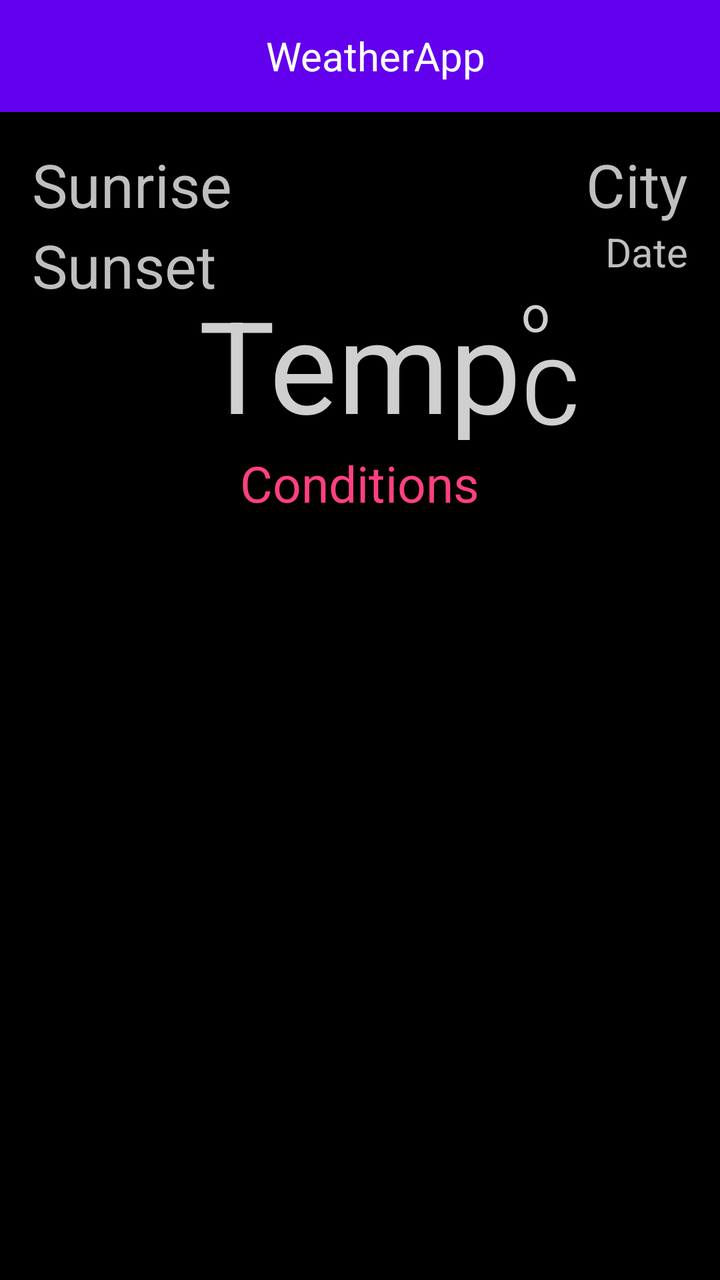
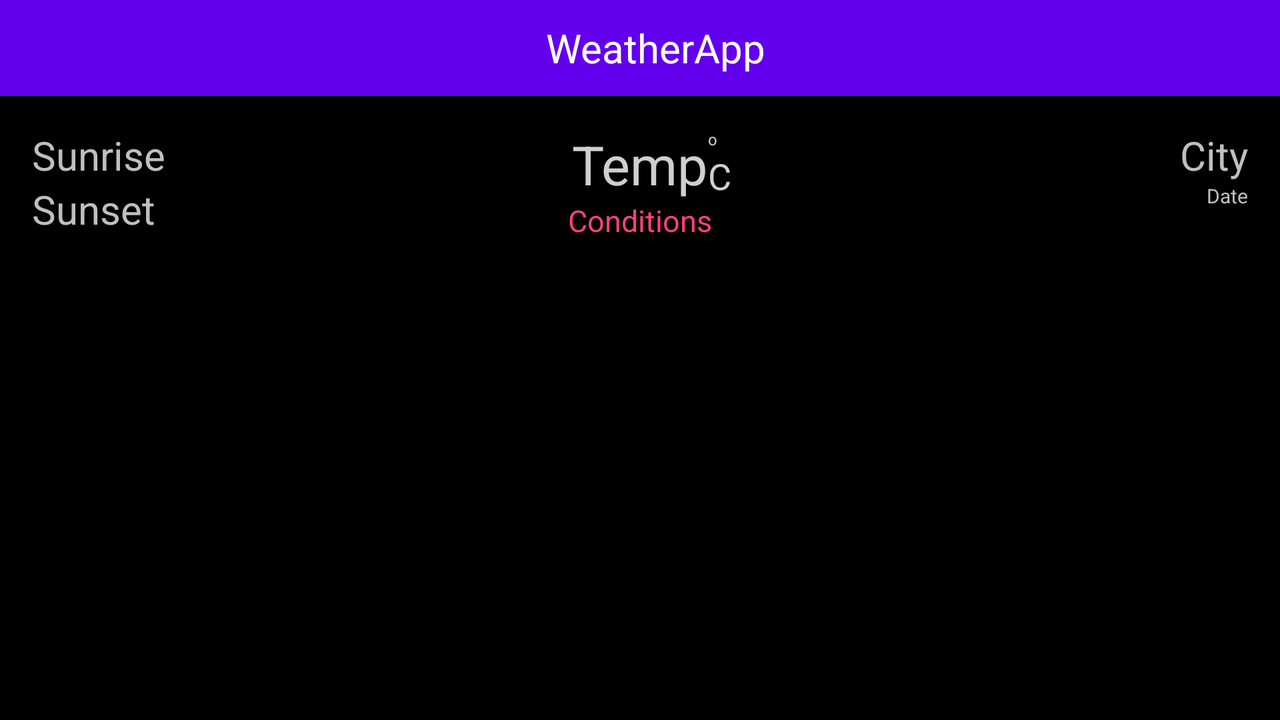

Two renders of one Android screen. The first uses the default layout on a phone; the second uses the alternative layout the repository ships for a different screen configuration, on a matching device. The two XML files are below.
<!-- AndroidManifest.xml: application theme AppTheme -->
<!-- res/layout/retrofit_activity.xml -->
<?xml version="1.0" encoding="utf-8"?>
<LinearLayout android:layout_width="match_parent"
    android:layout_height="match_parent"
    xmlns:android="http://schemas.android.com/apk/res/android"
    xmlns:app="http://schemas.android.com/apk/res-auto"
    android:orientation="vertical">
    <android.support.design.widget.AppBarLayout
        android:layout_width="match_parent"
        android:layout_height="wrap_content"
        android:backgroundTint="@color/colorPrimary"
        android:theme="@style/AppTheme.AppBarOverlay">

        <android.support.v7.widget.Toolbar
            android:id="@+id/toolbar_main"
            android:layout_width="match_parent"
            android:layout_height="?attr/actionBarSize"
            app:popupTheme="@style/ThemeOverlay.AppCompat.Light"
            app:theme="@style/ThemeOverlay.AppCompat.Dark.ActionBar">

            <LinearLayout
                android:layout_width="match_parent"
                android:layout_height="match_parent"
                android:weightSum="5"
                android:orientation="horizontal">
                <TextView
                    android:layout_width="0dp"
                    android:layout_height="wrap_content"
                    android:layout_weight="1"
                    android:layout_gravity="center"/>

                <TextView
                    android:id="@+id/tv_category"
                    android:layout_width="0dp"
                    android:layout_height="match_parent"
                    android:layout_weight="3"
                    android:text="@string/app_name"
                    android:gravity="center"
                    android:textSize="20sp"
                    android:textColor="#ffffff"/>

            </LinearLayout>

        </android.support.v7.widget.Toolbar>
    </android.support.design.widget.AppBarLayout>
    <RelativeLayout
        android:layout_width="match_parent"
        android:layout_height="match_parent"
        android:paddingBottom="@dimen/activity_vertical_margin"
        android:paddingLeft="@dimen/activity_horizontal_margin"
        android:paddingRight="@dimen/activity_horizontal_margin"
        android:paddingTop="@dimen/activity_vertical_margin"
        android:background="#000000">

        <TextView
            android:id="@+id/tvSunrise"
            android:layout_width="wrap_content"
            android:layout_height="wrap_content"
            android:text="Sunrise"
            android:textColor="#bfbfbf"
            android:textSize="30sp"
            android:layout_alignParentTop="true"
            android:layout_alignParentStart="true"
            android:layout_alignParentLeft="true"/>
        <TextView
            android:id="@+id/tvSunset"
            android:layout_width="wrap_content"
            android:layout_height="wrap_content"
            android:text="Sunset"
            android:textColor="#bfbfbf"
            android:textSize="30sp"
            android:layout_below="@+id/tvSunrise"/>

        <TextView
            android:id="@+id/tvCity"
            android:layout_width="wrap_content"
            android:layout_height="wrap_content"
            android:text="City"
            android:textColor="#bfbfbf"
            android:textSize="30sp"
            android:layout_alignParentTop="true"
            android:layout_alignParentRight="true"
            android:layout_alignParentEnd="true" />

        <TextView
            android:id="@+id/tvDate"
            android:layout_width="wrap_content"
            android:layout_height="wrap_content"
            android:text="Date"
            android:textColor="#bfbfbf"
            android:textSize="20sp"
            android:layout_below="@+id/tvCity"
            android:layout_alignRight="@+id/tvCity"
            android:layout_alignEnd="@+id/tvCity" />

        <ImageView
            android:id="@+id/weatherIconImageView"
            android:layout_width="wrap_content"
            android:layout_height="wrap_content"
            android:layout_below="@+id/tvDate"
            android:layout_centerHorizontal="true"
            android:contentDescription="@string/weatherimg"/>

        <TextView
            android:id="@+id/tvTemperature"
            android:layout_width="wrap_content"
            android:layout_height="wrap_content"
            android:textAppearance="?android:attr/textAppearanceLarge"
            android:text="Temp"
            android:layout_below="@id/weatherIconImageView"
            android:layout_centerHorizontal="true"
            android:textColor="#cfcfcf"
            android:textSize="64sp" />

        <TextView
            android:id="@+id/tvConditions"
            android:layout_width="wrap_content"
            android:layout_height="wrap_content"
            android:text="Conditions"
            android:layout_below="@+id/tvTemperature"
            android:layout_centerHorizontal="true"
            android:textSize="25sp"
            android:textColor="#FF4081" />

        <TextView
            android:id="@+id/tvUnits"
            android:layout_width="wrap_content"
            android:layout_height="wrap_content"
            android:textAppearance="?android:attr/textAppearanceMedium"
            android:text="C"
            android:textColor="#cfcfcf"
            android:textSize="45sp"
            android:layout_alignBottom="@+id/tvTemperature"
            android:layout_toRightOf="@+id/tvTemperature"
            android:layout_toEndOf="@+id/tvTemperature" />

        <TextView
            android:id="@+id/tvDegree"
            android:layout_width="wrap_content"
            android:layout_height="wrap_content"
            android:text="o"
            android:layout_alignTop="@+id/tvTemperature"
            android:layout_alignLeft="@+id/tvUnits"
            android:layout_alignStart="@+id/tvUnits"
            android:textColor="#cfcfcf"
            android:textSize="25sp" />

        <GridView
            android:id="@+id/retrofit_grid"
            android:layout_width="match_parent"
            android:layout_height="wrap_content"
            android:layout_marginTop="@dimen/activity_vertical_margin"
            android:layout_below="@+id/tvConditions">
        </GridView>
    </RelativeLayout>

</LinearLayout>
<!-- resources referenced by this layout -->
<resources>
  <dimen name="activity_horizontal_margin">16dp</dimen>
  <dimen name="activity_vertical_margin">16dp</dimen>
  <string name="app_name">WeatherApp</string>
  <string name="weatherimg">weatherImg</string>
  <style name="AppTheme.AppBarOverlay" parent="ThemeOverlay.AppCompat.Dark.ActionBar" />
  <style name="AppTheme" parent="Theme.AppCompat.Light.NoActionBar">
          
          <item name="colorPrimary">@color/colorPrimary</item>
          <item name="colorPrimaryDark">@color/colorPrimaryDark</item>
          <item name="colorAccent">@color/colorAccent</item>
      </style>
</resources>
<!-- res/layout-land/retrofit_activity.xml (the repository's variant of the layout above) -->
<!-- drawn on the phone turned sideways -->
<?xml version="1.0" encoding="utf-8"?>
<LinearLayout android:layout_width="match_parent"
    android:layout_height="match_parent"
    xmlns:android="http://schemas.android.com/apk/res/android"
    xmlns:app="http://schemas.android.com/apk/res-auto"
    android:orientation="vertical">

    <android.support.design.widget.AppBarLayout
        android:layout_width="match_parent"
        android:layout_height="wrap_content"
        android:backgroundTint="@color/colorPrimary"
        android:theme="@style/AppTheme.AppBarOverlay">

        <android.support.v7.widget.Toolbar
            android:id="@+id/toolbar_main"
            android:layout_width="match_parent"
            android:layout_height="?attr/actionBarSize"
            app:popupTheme="@style/ThemeOverlay.AppCompat.Light"
            app:theme="@style/ThemeOverlay.AppCompat.Dark.ActionBar">

            <LinearLayout
                android:layout_width="match_parent"
                android:layout_height="match_parent"
                android:weightSum="5"
                android:orientation="horizontal">
                <TextView
                    android:layout_width="0dp"
                    android:layout_height="wrap_content"
                    android:layout_weight="1"
                    android:layout_gravity="center"/>

                <TextView
                    android:id="@+id/tv_category"
                    android:layout_width="0dp"
                    android:layout_height="match_parent"
                    android:layout_weight="3"
                    android:text="@string/app_name"
                    android:gravity="center"
                    android:textSize="20sp"
                    android:textColor="#ffffff"/>

            </LinearLayout>

        </android.support.v7.widget.Toolbar>
    </android.support.design.widget.AppBarLayout>

    <RelativeLayout xmlns:android="http://schemas.android.com/apk/res/android"
        android:layout_width="match_parent"
        android:layout_height="match_parent"
        android:paddingBottom="@dimen/activity_vertical_margin"
        android:paddingLeft="@dimen/activity_horizontal_margin"
        android:paddingRight="@dimen/activity_horizontal_margin"
        android:paddingTop="@dimen/activity_vertical_margin"
        android:background="#000000">

        <TextView
            android:id="@+id/tvSunrise"
            android:layout_width="wrap_content"
            android:layout_height="wrap_content"
            android:text="Sunrise"
            android:textColor="#bfbfbf"
            android:textSize="20sp"
            android:layout_alignParentTop="true"
            android:layout_alignParentStart="true"
            android:layout_alignParentLeft="true"/>
        <TextView
            android:id="@+id/tvSunset"
            android:layout_width="wrap_content"
            android:layout_height="wrap_content"
            android:text="Sunset"
            android:textColor="#bfbfbf"
            android:textSize="20sp"
            android:layout_below="@+id/tvSunrise"/>


        <TextView
            android:id="@+id/tvCity"
            android:layout_width="wrap_content"
            android:layout_height="wrap_content"
            android:text="City"
            android:textColor="#bfbfbf"
            android:textSize="20sp"
            android:layout_alignParentTop="true"
            android:layout_alignParentRight="true"
            android:layout_alignParentEnd="true" />

        <TextView
            android:id="@+id/tvDate"
            android:layout_width="wrap_content"
            android:layout_height="wrap_content"
            android:text="Date"
            android:textColor="#bfbfbf"
            android:textSize="10sp"
            android:layout_below="@+id/tvCity"
            android:layout_alignRight="@+id/tvCity"
            android:layout_alignEnd="@+id/tvCity" />
        <ImageView
            android:id="@+id/weatherIconImageView"
            android:layout_width="wrap_content"
            android:layout_height="wrap_content"
            android:layout_alignParentTop="true"
            android:layout_centerHorizontal="true"
            android:contentDescription="@string/weatherimg"/>

        <TextView
            android:id="@+id/tvTemperature"
            android:layout_width="wrap_content"
            android:layout_height="wrap_content"
            android:textAppearance="?android:attr/textAppearanceLarge"
            android:text="Temp"
            android:layout_below="@id/weatherIconImageView"
            android:layout_centerHorizontal="true"
            android:textColor="#cfcfcf"
            android:textSize="27sp" />

        <TextView
            android:id="@+id/tvConditions"
            android:layout_width="wrap_content"
            android:layout_height="wrap_content"
            android:text="Conditions"
            android:layout_below="@+id/tvTemperature"
            android:layout_centerHorizontal="true"
            android:textSize="15sp"
            android:textColor="#FF4081" />

        <TextView
            android:id="@+id/tvUnits"
            android:layout_width="wrap_content"
            android:layout_height="wrap_content"
            android:textAppearance="?android:attr/textAppearanceMedium"
            android:text="C"
            android:textColor="#cfcfcf"
            android:textSize="18sp"
            android:layout_alignBottom="@+id/tvTemperature"
            android:layout_toRightOf="@+id/tvTemperature"
            android:layout_toEndOf="@+id/tvTemperature" />

        <TextView
            android:id="@+id/tvDegree"
            android:layout_width="wrap_content"
            android:layout_height="wrap_content"
            android:text="o"
            android:layout_alignTop="@+id/tvTemperature"
            android:layout_alignLeft="@+id/tvUnits"
            android:layout_alignStart="@+id/tvUnits"
            android:textColor="#cfcfcf"
            android:textSize="8sp" />

        <ScrollView
            android:layout_width="wrap_content"
            android:layout_height="wrap_content"
            android:layout_below="@+id/tvConditions"></ScrollView>

        <GridView
            android:id="@+id/retrofit_grid"
            android:layout_width="match_parent"
            android:layout_height="wrap_content"
            android:layout_marginTop="30dp"
            android:layout_below="@+id/tvConditions"
            android:layout_alignParentLeft="true"
            android:layout_alignParentStart="true">
        </GridView>
    </RelativeLayout>

</LinearLayout>
